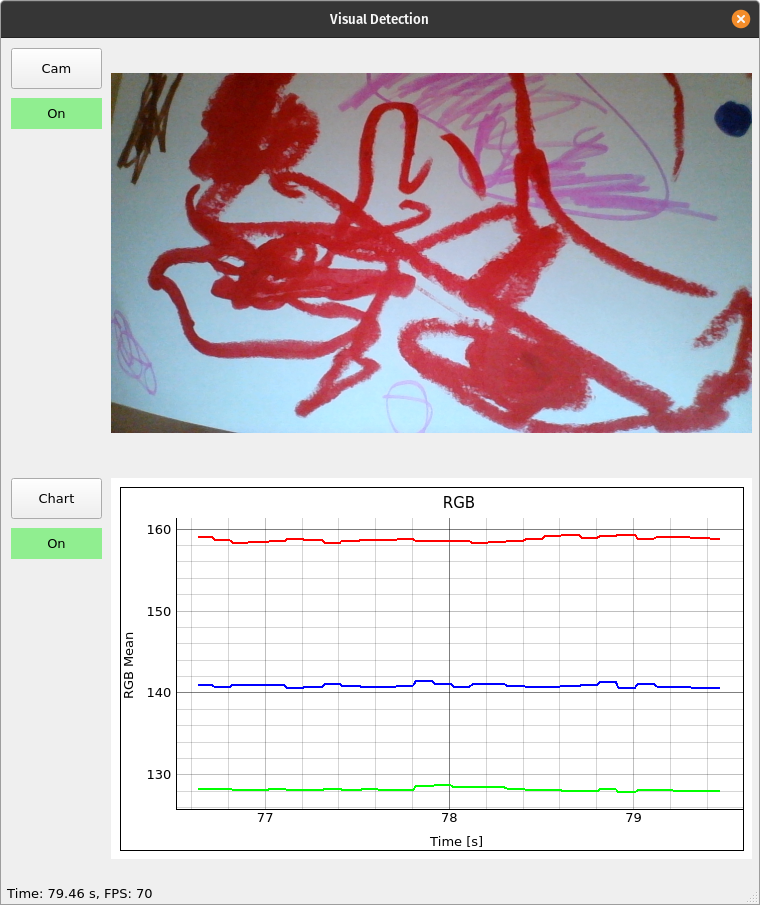

Python code for this plot:
#from library import *
from PyQt5 import QtWidgets, uic, QtGui, QtCore
from PyQt5.QtGui import QPixmap, QPainter
import sys
import os
import time
import math
from math import cos, sin, pi
import numpy as np
#import queue
import configparser

from PyQt5.QtGui import *
from PyQt5.QtCore import *
from PyQt5.QtWidgets import *
import pyqtgraph as pg
pg.setConfigOption('background', 'w')
pg.setConfigOption('foreground', 'k')

import imutils
from imutils.video import WebcamVideoStream
from imutils.video import FPS
import cv2
import json

class MainWindow(QtWidgets.QMainWindow):

	def __init__(self, *args, **kwargs):
		super(MainWindow, self).__init__(*args, **kwargs)
		uic.loadUi('single_pane.ui', self)
		
		""" Init Timer """
		self.timer = QTimer()
		self.timer.timeout.connect(self.update)
		self.timer.start(10) # ms

		""" Init Variables """
		self.t0 = time.time()
		self.tLast = self.t0
		self.tNow = 0
		self.n = 0
		self.fps = 0
		self.firstCall = True
		self.camOpen = False
		self.chartOpen = False
		# Chart
		self.plotTime = np.linspace(-1, 0, num=200)
		self.plotRed = 0*self.plotTime
		self.plotGreen = 0*self.plotTime
		self.plotBlue = 0*self.plotTime

		""" Initialize """
		self.initUI()
		self.initCam()
		self.initChart()
		
	def update(self):
		""" Update internal variables """
		self.tNow = time.time() - self.t0 # update Time
		# execution rate
		if time.time() - self.tLast >= 1.0:
			self.fps = self.n
			self.n = 0
			self.tLast = time.time()          
		self.n = self.n + 1 
		StatusString = "Time: "+"{:.2f}".format(self.tNow) + " s, FPS: "+"{:.0f}".format(self.fps)# build status
		self.statusBar().showMessage(StatusString) 
		
		""" Read Camera and Update Image Label"""
		frame = self.vs.read()
		# Get frame size
		if self.firstCall:
			self.imgWidth = frame.shape[1]
			self.imgHeight = frame.shape[0]
			self.imgU1 = 0
			self.imgV1 = 0
			self.imgU2 = self.imgWidth
			self.imgV2 = self.imgHeight
		frame = imutils.resize(frame, width=self.imgLabelWidth) # adjust image size to image label size

		# RGB content
		meanB = np.mean(frame[self.imgU1:self.imgU2,self.imgV1:self.imgV2,0])
		meanG = np.mean(frame[self.imgU1:self.imgU2,self.imgV1:self.imgV2,1])
		meanR = np.mean(frame[self.imgU1:self.imgU2,self.imgV1:self.imgV2,2])

		""" Update Chart """
		if self.chartOpen:
			self.plotTime[:-1] = self.plotTime[1:]
			self.plotTime[-1] = self.tNow
			self.plotRed[:-1] = self.plotRed[1:]
			self.plotRed[-1] = meanR
			self.plotGreen[:-1] = self.plotGreen[1:]
			self.plotGreen[-1] = meanG
			self.plotBlue[:-1] = self.plotBlue[1:]
			self.plotBlue[-1] = meanB
			self.plotData()

		# Update image label
		if self.camOpen:
			img = cv2.cvtColor(frame[self.imgV1:self.imgV2, self.imgU1:self.imgU2], cv2.COLOR_BGR2RGB)
			img = QImage(img, img.shape[1], img.shape[0], 
					img.strides[0], QImage.Format_RGB888)
			self.imgLabel.setPixmap(QPixmap.fromImage(img))

		if self.firstCall:
			self.firstCall = False
	
	def plotData(self):
		self.p1.plot1.setData(self.plotTime, self.plotRed)
		self.p1.plot2.setData(self.plotTime, self.plotGreen)
		self.p1.plot3.setData(self.plotTime, self.plotBlue)

	def btnCamClicked(self):
		self.camOpen = not(self.camOpen)
		if self.camOpen:
			self.labelCamOn.setStyleSheet("background-color: lightgreen")
			self.labelCamOn.setText('On')
		else:
			self.labelCamOn.setStyleSheet("background-color: lightgray") 
			self.labelCamOn.setText('Off')

	def btnChartClicked(self):
		self.chartOpen = not(self.chartOpen)
		if self.chartOpen:
			self.labelChartOn.setStyleSheet("background-color: lightgreen")
			self.labelChartOn.setText('On')
		else:
			self.labelChartOn.setStyleSheet("background-color: lightgray") 
			self.labelChartOn.setText('Off')

	def initUI(self):
		""" Buttons and Clicks """
		self.btnCam.clicked.connect(self.btnCamClicked)
		self.btnChart.clicked.connect(self.btnChartClicked)
		
		""" Labels """
		self.labelCamOn.setText('Off')
		self.labelCamOn.setAlignment(QtCore.Qt.AlignCenter) 
		self.labelCamOn.setStyleSheet("background-color: lightgray") 

		self.labelChartOn.setText('Off')
		self.labelChartOn.setAlignment(QtCore.Qt.AlignCenter) 
		self.labelChartOn.setStyleSheet("background-color: lightgray") 

		""" Window and Layout """
		self.setWindowTitle("Visual Detection")
		self.setFixedSize(self.size())
		self.move(50, 50)
		self.layout = pg.GraphicsLayout(border=(0,0,0)) # layout central widget
		self.graphicsView.setFixedSize(self.graphicsView.width(), self.graphicsView.height())
		self.graphicsView.setCentralItem(self.layout)

	def initCam(self):
		self.vs = WebcamVideoStream(src=0).start()
		self.imgLabelWidth = self.imgLabel.width()

	def initChart(self):
		self.p1 = self.layout.addPlot(title="RGB")
		self.p1.plot1 = self.p1.plot([], [], pen=pg.mkPen(color=(255,0,0),width=2), name="Red")
		self.p1.plot2 = self.p1.plot([], [], pen=pg.mkPen(color=(0,255,0),width=2), name="Green")
		self.p1.plot3 = self.p1.plot([], [], pen=pg.mkPen(color=(0,0,255),width=2), name="Blue")
		#self.p1.setRange(xRange={-100,100})
		#self.p1.setRange(yRange={-1,11})
		self.p1.setLabel('left', "RGB Mean")
		self.p1.setLabel('bottom', "Time [s]")
		self.p1.showGrid(x=True, y=True)
      	
def main():
	app = QtWidgets.QApplication(sys.argv)
	mainwindow = MainWindow()
	mainwindow.show()
	sys.exit(app.exec_())

if __name__ == '__main__':         
	main()
